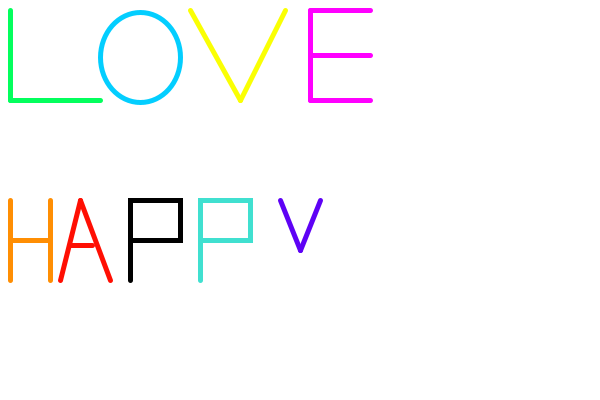
Frame 1 (no input)
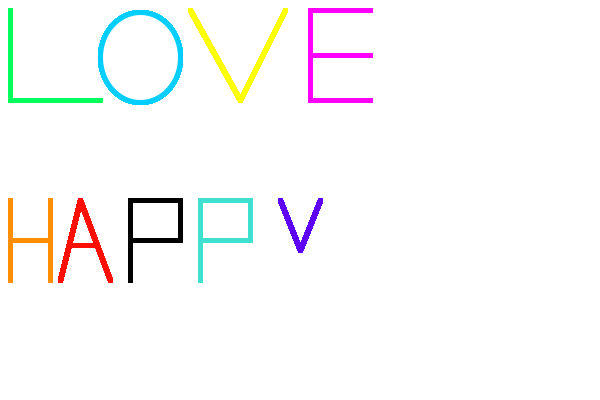
Frame 60 (the mouse pressed at the canvas centre just before this capture)
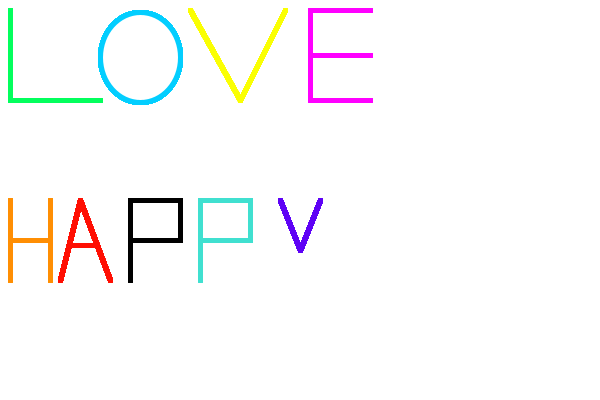
Frame 120 (the mouse held since frame 60 and released just before this capture)

The Processing sketch that drew these frames (run headless with seeded random() and noise(); from frame 60 on, the mouse is pressed at the canvas centre):

// Processing sketch: processing_149032
// ── processing_149032.pde

void setup()
{
  background(255);
  size(600,400);
  strokeWeight(5);
}

void draw()
{
// make each letter a different color

// draw the letter "L" in red
stroke(3,255,93);
line(10,10,10,100); 
line(10,100,100,100); 

// draw the letter "O"
stroke(3,206,255);
ellipse(140,57,80,90);

// using the ellipse command

// draw the letter "V" and the letter "E"
// using the line command
stroke(250,255,3);
line(190,10,240,100);
line(285,10,240,100);

stroke(255,0,255);
line(310,10,310,100);
line(310,10,370,10);
line(310,55,370,55);
line(310,100,370,100);
// create another word using drawing commands
// for example "PIZZA"

stroke(255,142,3);
line(10,200,10,280);
line(10,240,50,240);
line(50,200,50,280);


stroke(255,15,3);
line(80,200,60,280);
line(70,245,92,245);
line(80,200,110,280);

stroke(0);
line(130,200,130,280);

stroke(0);
rect(130,200,50,40);

stroke(64, 224, 208);
line(200,200,200,280);

stroke(64, 224, 208);
rect(200,200,50,40);

stroke(94,2,245);
line(280,200,300,250);

stroke(94,2,245);
line(320,200,300,250);

}
